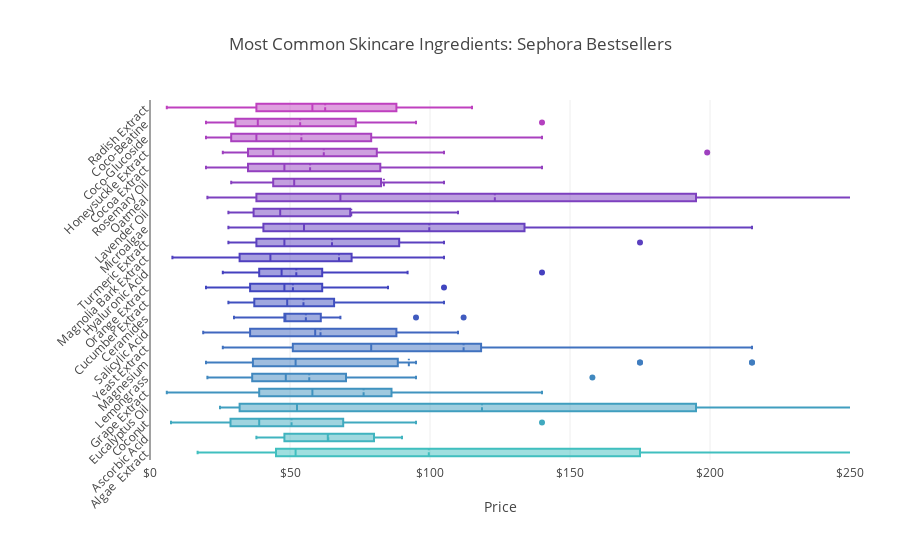

Notebook cell for this chart:
### Markdown cell above
#### Look at mid-range of occuring ingredients

### Code cell
# interactive plot price distribution of ingredients
# ingredients list
greds = df_mids['Ingredient'].unique()

# N = 13
# M = 7

# c = ['hsl('+str(int(h))+',50%'+',50%)' for h in np.linspace(300, 360, N)]
# for i in range(0, M):
#     c.append(['hsl('+str(int(h))+',50%'+',50%)' for h in np.linspace(0, 30, M)][i])

N = 24
c = ['hsl('+str(h)+',50%'+',50%)' for h in np.linspace(180, 300, N)]

# plot price distribution
trace = []
for i in range(0, len(greds)):
    trace.append(go.Box(x = df_mids[df_mids['Ingredient'] == greds[i]]['Price'], 
                        name = re.sub('\(.*\)', '', greds[i]),
                        marker = dict(color = c[i]),
                        boxmean = True))

    
layout = go.Layout(title = 'Most Common Skincare Ingredients: Sephora Bestsellers', 
                   yaxis=dict(tickangle=-45), 
                   margin = go.layout.Margin(
                       l=150,
                       r=50,
                       b=100,
                       t=100,
                       pad=4), 
                   showlegend = False, 
                   xaxis = dict(range = [0, 250], title = 'Price', tickformat = "$.0f"),
                   autosize = True)
#py.iplot(go.Figure(data = trace, layout = layout), filename='mid_prices')
iplot(go.Figure(data = trace, layout = layout))

### Figure 1 — Plotly figure (JSON) as saved in the notebook; plotly's stock layout.template omitted (floating-point values rounded to 4 significant figures)
{"data": [{"boxmean": true, "marker": {"color": "hsl(180.0,50%,50%)"}, "name": "Algae  Extract", "type": "box", "uid": "3b11b61e-bb91-11e8-806a-4a156be93f93", "x": [175, 175, 45, 105, 45, 215, 48, 58, 48, 48, 370, 34, 65, 49, 60, 345, 32, 68, 215, 55, 38, 175, 28, 17, 28, 48]}, {"boxmean": true, "marker": {"color": "hsl(185.2173913043478,50%,50%)"}, "name": "Ascorbic Acid", "type": "box", "uid": "3b11b61f-bb91-11e8-aff7-4a156be93f93", "x": [80, 38, 88, 90, 72, 88, 69, 50, 44, 48, 48, 68, 46, 65, 89, 62, 62, 39]}, {"boxmean": true, "marker": {"color": "hsl(190.43478260869566,50%,50%)"}, "name": "Coconut", "type": "box", "uid": "3b11b620-bb91-11e8-98e0-4a156be93f93", "x": [68, 38, 38, 79, 24, 7.5, 90, 20, 52, 95, 95, 29, 60, 48, 38, 68, 48, 32, 28, 20.5, 38, 88, 15, 29, 72, 39, 28, 140, 39]}, {"boxmean": true, "marker": {"color": "hsl(195.65217391304347,50%,50%)"}, "name": "Eucalyptus Oil", "type": "box", "uid": "3b11b621-bb91-11e8-9cd9-4a156be93f93", "x": [175, 59, 175, 215, 30, 370, 26, 34, 345, 215, 35, 80, 46, 25, 28, 39]}, {"boxmean": true, "marker": {"color": "hsl(200.8695652173913,50%,50%)"}, "name": "Grape Extract", "type": "box", "uid": "3b11b622-bb91-11e8-8ff8-4a156be93f93", "x": [80, 90, 38, 80, 85, 6, 105, 90, 69, 49, 36, 345, 49, 55, 72, 58, 39, 28, 49, 140, 39]}, {"boxmean": true, "marker": {"color": "hsl(206.08695652173913,50%,50%)"}, "name": "Lemongrass", "type": "box", "uid": "3b11b623-bb91-11e8-a82b-4a156be93f93", "x": [158, 38, 85, 45, 72, 58, 29.5, 44, 95, 49, 48, 62, 68, 30, 35, 65, 75, 34, 55, 20.5, 46, 88, 26, 39]}, {"boxmean": true, "marker": {"color": "hsl(211.30434782608697,50%,50%)"}, "name": "Magnesium", "type": "box", "uid": "3b11b624-bb91-11e8-aae8-4a156be93f93", "x": [175, 59, 175, 64, 215, 39, 69, 35, 48, 95, 60, 39, 370, 65, 25, 49, 68, 52, 345, 215, 26, 26, 44, 48, 34, 36, 20]}, {"boxmean": true, "marker": {"color": "hsl(216.52173913043478,50%,50%)"}, "name": "Yeast Extract", "type": "box", "uid": "3b11b625-bb91-11e8-a3fe-4a156be93f93", "x": [158, 85, 79, 98, 60, 105, 90, 215, 69, 32, 60, 39, 370, 100, 52, 345, 215, 48, 62, 26, 44]}, {"boxmean": true, "marker": {"color": "hsl(221.73913043478262,50%,50%)"}, "name": "Salicylic Acid", "type": "box", "uid": "3b11b626-bb91-11e8-a472-4a156be93f93", "x": [90, 80, 88, 59, 90, 88, 99, 29.5, 50, 95, 80, 19, 49, 26, 110, 35, 26, 38, 69, 29, 44, 68, 39]}, {"boxmean": true, "marker": {"color": "hsl(226.95652173913044,50%,50%)"}, "name": "Ceramides", "type": "box", "uid": "3b11b627-bb91-11e8-ba22-4a156be93f93", "x": [48, 38, 64, 52, 35, 30, 48, 95, 49, 112, 48, 52, 48, 68, 48]}, {"boxmean": true, "marker": {"color": "hsl(232.17391304347825,50%,50%)"}, "name": "Cucumber Extract", "type": "box", "uid": "3b11b628-bb91-11e8-a71a-4a156be93f93", "x": [48, 38, 59, 45, 64, 105, 65, 32, 48, 80, 49, 68, 28, 35, 28, 62, 88, 48, 65, 28, 68]}, {"boxmean": true, "marker": {"color": "hsl(237.3913043478261,50%,50%)"}, "name": "Orange Extract", "type": "box", "uid": "3b11b629-bb91-11e8-9bc0-4a156be93f93", "x": [48, 48, 38, 85, 34, 105, 72, 85, 44, 34, 48, 38, 62, 68, 35, 48, 34, 46, 57, 26, 20, 60, 39]}, {"boxmean": true, "marker": {"color": "hsl(242.6086956521739,50%,50%)"}, "name": "Hyaluronic Acid", "type": "box", "uid": "3b11b62a-bb91-11e8-a734-4a156be93f93", "x": [38, 45, 60, 44, 48, 65, 44, 65, 52, 92, 30, 48, 28, 63, 46, 38, 26, 39, 39, 68, 49, 48, 140, 39]}, {"boxmean": true, "marker": {"color": "hsl(247.82608695652175,50%,50%)"}, "name": "Magnolia Bark Extract", "type": "box", "uid": "3b11b62b-bb91-11e8-b062-4a156be93f93", "x": [38, 24, 105, 72, 8, 32, 95, 36, 29, 34, 345, 68, 62, 35, 48, 88, 28, 68]}, {"boxmean": true, "marker": {"color": "hsl(253.04347826086956,50%,50%)"}, "name": "Turmeric Extract", "type": "box", "uid": "3b11b62c-bb91-11e8-8e00-4a156be93f93", "x": [38, 34, 105, 48, 95, 95, 80, 34, 48, 68, 48, 65, 34, 28, 38, 175, 89, 48]}, {"boxmean": true, "marker": {"color": "hsl(258.2608695652174,50%,50%)"}, "name": "Microalgae", "type": "box", "uid": "3b11b62d-bb91-11e8-b89a-4a156be93f93", "x": [175, 175, 45, 115, 215, 48, 58, 48, 48, 370, 65, 34, 65, 49, 112, 345, 32, 68, 215, 55, 38, 35, 28, 39, 28, 48, 140]}, {"boxmean": true, "marker": {"color": "hsl(263.47826086956525,50%,50%)"}, "name": "Lavender Oil", "type": "box", "uid": "3b11b62e-bb91-11e8-be4e-4a156be93f93", "x": [50, 47, 39, 370, 34, 35, 48, 75, 34, 28, 46, 88, 110, 39, 68, 39]}, {"boxmean": true, "marker": {"color": "hsl(268.69565217391306,50%,50%)"}, "name": "Oatmeal", "type": "box", "uid": "3b11b62f-bb91-11e8-a00d-4a156be93f93", "x": [175, 38, 38, 175, 38, 215, 30, 370, 48, 345, 38, 215, 20.5, 88, 89, 48]}, {"boxmean": true, "marker": {"color": "hsl(273.9130434782609,50%,50%)"}, "name": "Rosemary Oil", "type": "box", "uid": "3b11b630-bb91-11e8-8b28-4a156be93f93", "x": [85, 79, 105, 44, 29.5, 44, 95, 80, 370, 49, 29, 48, 34, 345, 49, 48, 46, 88, 54, 65, 72, 39, 68, 39]}, {"boxmean": true, "marker": {"color": "hsl(279.1304347826087,50%,50%)"}, "name": "Cocoa Extract", "type": "box", "uid": "3b11b631-bb91-11e8-baed-4a156be93f93", "x": [68, 38, 38, 79, 24, 105, 90, 20, 52, 95, 95, 36, 60, 38, 32, 20.5, 80, 38, 89, 48, 29, 39, 28, 48, 140]}, {"boxmean": true, "marker": {"color": "hsl(284.3478260869565,50%,50%)"}, "name": "Honeysuckle Extract", "type": "box", "uid": "3b11b632-bb91-11e8-9793-4a156be93f93", "x": [38, 105, 44, 199, 27, 34, 99, 38, 26, 28, 44, 88, 57, 44, 60]}, {"boxmean": true, "marker": {"color": "hsl(289.5652173913044,50%,50%)"}, "name": "Coco-Glucoside", "type": "box", "uid": "3b11b633-bb91-11e8-a378-4a156be93f93", "x": [68, 38, 38, 79, 24, 90, 20, 52, 95, 95, 112, 60, 34, 38, 32, 20.5, 38, 20, 29, 39, 28, 140]}, {"boxmean": true, "marker": {"color": "hsl(294.7826086956522,50%,50%)"}, "name": "Coco-Beatine", "type": "box", "uid": "3b11b634-bb91-11e8-a0d9-4a156be93f93", "x": [68, 38, 38, 79, 24, 90, 20, 52, 95, 95, 49, 60, 38, 32, 20.5, 38, 29, 39, 28, 140]}, {"boxmean": true, "marker": {"color": "hsl(300.0,50%,50%)"}, "name": "Radish Extract", "type": "box", "uid": "3b11b635-bb91-11e8-934e-4a156be93f93", "x": [38, 80, 6, 88, 115, 105, 20, 58, 88, 44, 95, 95, 39, 112, 38, 68, 62, 30, 48, 48, 75, 34, 55, 88, 35]}], "layout": {"autosize": true, "margin": {"b": 100, "l": 150, "pad": 4, "r": 50, "t": 100}, "showlegend": false, "title": "Most Common Skincare Ingredients: Sephora Bestsellers", "xaxis": {"range": [0, 250], "tickformat": "$.0f", "title": "Price"}, "yaxis": {"tickangle": -45}}}
